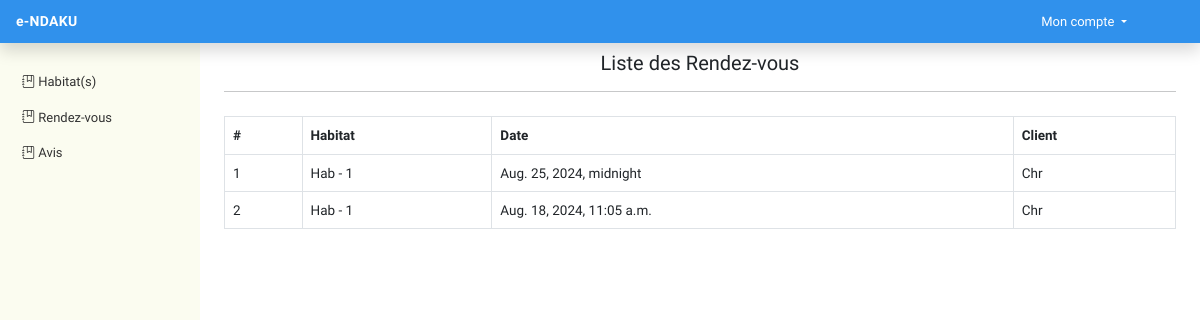
The page /Proprietaire-rendez-vous/ on the database its author committed.
### app/models.py (models this page shows, shortened)
class RendezVous(models.Model):
    id = models.AutoField(primary_key=True)
    date = models.DateTimeField()
    client = models.ForeignKey(Client, on_delete=models.CASCADE)
    habitat = models.ForeignKey(Habitat, on_delete=models.CASCADE)

class Habitat(models.Model):
    id = models.AutoField(primary_key=True)
    idProprietaire = models.ForeignKey(Proprietaire, on_delete=models.CASCADE)
    titre = models.CharField(max_length=255)
    avenue = models.CharField(max_length=255)
    quartier = models.CharField(max_length=255)
    commune = models.CharField(max_length=255)
    numero = models.CharField(max_length=10)
    description = models.TextField()
    prix = models.DecimalField(max_digits=10, decimal_places=2)
    disponibilite = models.BooleanField(default=True)
    localisation = models.CharField(max_length=255, default='https://maps.app.goo.gl/cxDy3WQex4ibrVXG9')
    images = models.ImageField(upload_to='habitats/')
    image_on = models.ImageField(default='static/image/maison-deux.jpg')
    image_to = models.ImageField(default='static/image/maison-deux.jpg')
    def __str__(self):
        return self.titre

class Client(models.Model):
    user = models.OneToOneField(User, on_delete=models.CASCADE, primary_key=True)
    telephone = models.CharField(max_length=15)
    adresse = models.CharField(max_length=255)

class User(AbstractUser):
    username = models.CharField(max_length=50, blank=True, null=True, unique=False)
    number_phone = models.CharField(max_length=14, blank=True, null=True)
    email = models.EmailField(unique=True)
    date_birth = models.DateField(null=True, blank=True)
    sex = models.CharField(max_length=50)
    status = models.CharField(max_length=50)
    USERNAME_FIELD = "email"
    REQUIRED_FIELDS = ["username", "status"]

### app/views.py (the view)
# urls.py: path("Proprietaire-rendez-vous/", views.RdvProp, name="rdv_prop"),
def RdvProp(request):
    rendez_vous = RendezVous.objects.all()
    context = {
        'rendez_vous':rendez_vous
    }
    return render(request, 'app/formateur/rendez_vous.html', context)

### templates/app/formateur/rendez_vous.html
{% extends 'main_app_formateur.html' %}
{% load static %}
{% block main_app %}
    <h5 class="mt-2 text-center">Liste des Rendez-vous</h5>
    <hr>
    <div class="table-responsive mt-4">
        <table class="table table-bordered table-hover">
            <thead class="thead-dark">
                <tr>
                    <th>#</th>
                    <th>Habitat</th>
                    <th>Date</th>
                    <th>Client</th>
                </tr>
            </thead>
            <tbody>
                {% for rendez_vous in rendez_vous %}
                    <tr>
                        <td>{{ forloop.counter }}</td>
                        <td>{{ rendez_vous.habitat }}</td>
                        <td>{{ rendez_vous.date }}</td>
                        <td>{{ rendez_vous.client.user.username }}</td>
                    </tr>
                {% empty %}
                    <tr>
                        <td colspan="4" class="text-center">Aucun rendez-vous trouvé.</td>
                    </tr>
                {% endfor %}
            </tbody>
        </table>
    </div>
{% endblock main_app %}

### static/css/app.css (style rules this page uses)
body { font-family: 'Sen', sans-serif; font-size: 13.5px; }

### static/css/login.css (style rules this page uses)
* { margin: 0; padding: 0; }

### rows shown on the page
RendezVous: habitat "Hab - 1", date "Aug. 25, 2024, midnight", client.user.username "Chr"
RendezVous: habitat "Hab - 1", date "Aug. 18, 2024, 11:05 a.m.", client.user.username "Chr"
